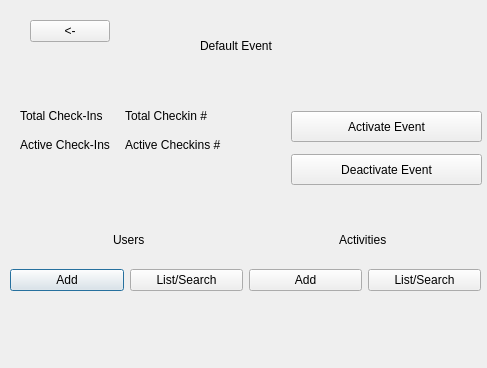
<?xml version="1.0" encoding="UTF-8"?>
<ui version="4.0">
 <class>EventAdminWindow</class>
 <widget class="QDialog" name="EventAdminWindow">
  <property name="geometry">
   <rect>
    <x>0</x>
    <y>0</y>
    <width>487</width>
    <height>368</height>
   </rect>
  </property>
  <property name="windowTitle">
   <string>Dialog</string>
  </property>
  <widget class="QLabel" name="eventNameLabel">
   <property name="geometry">
    <rect>
     <x>200</x>
     <y>30</y>
     <width>151</width>
     <height>31</height>
    </rect>
   </property>
   <property name="text">
    <string>Default Event</string>
   </property>
  </widget>
  <widget class="QWidget" name="layoutWidget">
   <property name="geometry">
    <rect>
     <x>20</x>
     <y>100</y>
     <width>261</width>
     <height>111</height>
    </rect>
   </property>
   <layout class="QFormLayout" name="formLayout">
    <property name="fieldGrowthPolicy">
     <enum>QFormLayout::AllNonFixedFieldsGrow</enum>
    </property>
    <property name="horizontalSpacing">
     <number>15</number>
    </property>
    <property name="verticalSpacing">
     <number>15</number>
    </property>
    <property name="topMargin">
     <number>9</number>
    </property>
    <item row="0" column="0">
     <widget class="QLabel" name="totalCheckinsLabel">
      <property name="text">
       <string>Total Check-Ins</string>
      </property>
     </widget>
    </item>
    <item row="0" column="1">
     <widget class="QLabel" name="totalCheckinsNumLabel">
      <property name="text">
       <string>Total Checkin #</string>
      </property>
     </widget>
    </item>
    <item row="1" column="0">
     <widget class="QLabel" name="activeCheckinsLabel">
      <property name="text">
       <string>Active Check-Ins</string>
      </property>
     </widget>
    </item>
    <item row="1" column="1">
     <widget class="QLabel" name="activeCheckinsNumLabel">
      <property name="text">
       <string>Active Checkins #</string>
      </property>
     </widget>
    </item>
   </layout>
  </widget>
  <widget class="QWidget" name="layoutWidget">
   <property name="geometry">
    <rect>
     <x>10</x>
     <y>260</y>
     <width>471</width>
     <height>41</height>
    </rect>
   </property>
   <layout class="QHBoxLayout" name="horizontalLayout_3">
    <item>
     <layout class="QHBoxLayout" name="horizontalLayout">
      <item>
       <widget class="QPushButton" name="addUsersButton">
        <property name="text">
         <string>Add</string>
        </property>
       </widget>
      </item>
      <item>
       <widget class="QPushButton" name="listUsersButton">
        <property name="text">
         <string>List/Search</string>
        </property>
       </widget>
      </item>
     </layout>
    </item>
    <item>
     <layout class="QHBoxLayout" name="horizontalLayout_2">
      <item>
       <widget class="QPushButton" name="addActsButton">
        <property name="text">
         <string>Add</string>
        </property>
       </widget>
      </item>
      <item>
       <widget class="QPushButton" name="listActsButton">
        <property name="text">
         <string>List/Search</string>
        </property>
       </widget>
      </item>
     </layout>
    </item>
   </layout>
  </widget>
  <widget class="QWidget" name="layoutWidget">
   <property name="geometry">
    <rect>
     <x>113</x>
     <y>230</y>
     <width>301</width>
     <height>20</height>
    </rect>
   </property>
   <layout class="QHBoxLayout" name="horizontalLayout_4">
    <property name="spacing">
     <number>150</number>
    </property>
    <item>
     <widget class="QLabel" name="usersLabel">
      <property name="text">
       <string>Users</string>
      </property>
     </widget>
    </item>
    <item>
     <widget class="QLabel" name="actsLabel">
      <property name="text">
       <string>Activities</string>
      </property>
     </widget>
    </item>
   </layout>
  </widget>
  <widget class="QPushButton" name="activeEventButton">
   <property name="geometry">
    <rect>
     <x>291</x>
     <y>111</y>
     <width>191</width>
     <height>31</height>
    </rect>
   </property>
   <property name="text">
    <string>Activate Event</string>
   </property>
  </widget>
  <widget class="QPushButton" name="deactEventButton">
   <property name="geometry">
    <rect>
     <x>291</x>
     <y>154</y>
     <width>191</width>
     <height>31</height>
    </rect>
   </property>
   <property name="text">
    <string>Deactivate Event</string>
   </property>
  </widget>
  <widget class="QPushButton" name="backButton">
   <property name="geometry">
    <rect>
     <x>30</x>
     <y>20</y>
     <width>80</width>
     <height>22</height>
    </rect>
   </property>
   <property name="text">
    <string>&lt;-</string>
   </property>
  </widget>
 </widget>
 <resources/>
 <connections/>
</ui>
